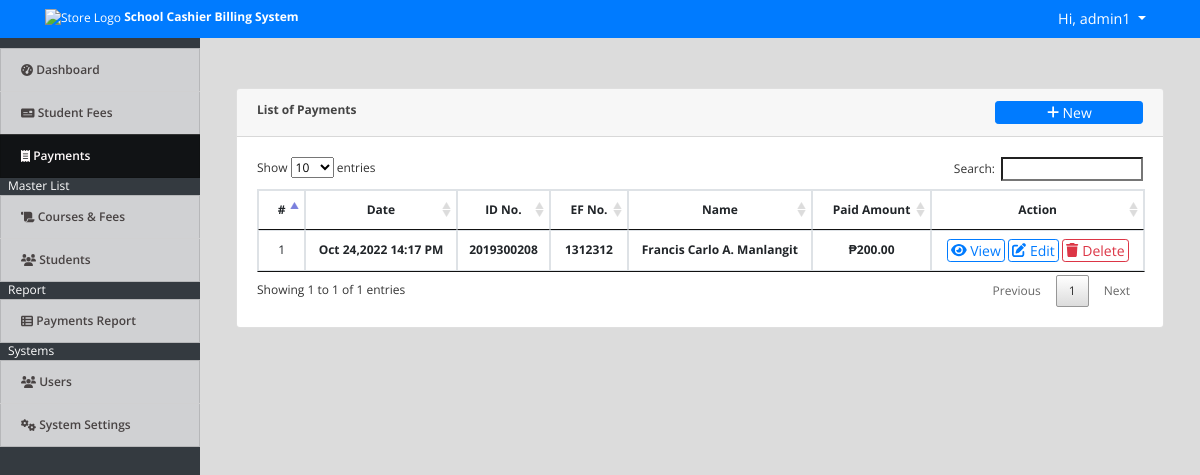
Screenshot of /index.php?page=payments (signed in) with the database file from the repository.
### tables this page shows
CREATE TABLE `payments` (
  `id` int(30) NOT NULL,
  `ef_id` int(30) NOT NULL,
  `amount` float NOT NULL,
  `remarks` text NOT NULL,
  `date_created` datetime NOT NULL DEFAULT CURRENT_TIMESTAMP ON UPDATE CURRENT_TIMESTAMP
);

CREATE TABLE `student` (
  `id` int(30) NOT NULL,
  `id_no` varchar(100) NOT NULL,
  `name` text NOT NULL,
  `contact` varchar(100) NOT NULL,
  `address` text NOT NULL,
  `email` varchar(200) NOT NULL,
  `date_created` datetime NOT NULL DEFAULT CURRENT_TIMESTAMP
);

CREATE TABLE `student_ef_list` (
  `id` int(30) NOT NULL,
  `student_id` int(30) NOT NULL,
  `ef_no` varchar(200) NOT NULL,
  `course_id` int(30) NOT NULL,
  `total_fee` float NOT NULL,
  `date_created` datetime NOT NULL DEFAULT CURRENT_TIMESTAMP
);

### payments.php (the view, shortened to what this page needs)
<?php include 'db_connect.php'; ?>
<div class="container-fluid">
	<div class="col-lg-12">
		<div class="row">
			<div class="col-md-12">
				<div class="card">
					<div class="card-header">
						<b>List of Payments </b>
						<span class="float:right"><a class="btn btn-primary btn-block btn-sm col-sm-2 float-right" href="javascript:void(0)" id="new_payment">
					<i class="fa fa-plus"></i> New
				</a></span>
					</div>
					<div class="card-body">
						<table class="table table-condensed table-bordered table-hover">
							<thead>
								<tr>
									<th class="text-center">#</th>
									<th class="text-center">Date</th>
									<th class="text-center">ID No.</th>
									<th class="text-center">EF No.</th>
									<th class="text-center">Name</th>
									<th class="text-center">Paid Amount</th>
									<th class="text-center">Action</th>
								</tr>
							</thead>
							<tbody>
								<?php
								$i = 1;
								$payments = $conn->query("SELECT p.*,s.name as sname, ef.ef_no,s.id_no FROM payments p inner join student_ef_list ef on ef.id = p.ef_id inner join student s on s.id = ef.student_id order by unix_timestamp(p.date_created) desc ");
								if($payments->num_rows > 0):
								while($row=$payments->fetch_assoc()):
								?>
								<tr>
									<td class="text-center"><?php echo $i++ ?></td>
									<td class="text-center">
										<p> <b><?php echo date("M d,Y H:i A",strtotime($row['date_created'])) ?></b></p>
									</td>
									<td class="text-center">
										<p> <b><?php echo $row['id_no'] ?></b></p>
									</td>
									<td class="text-center">
										<p> <b><?php echo $row['ef_no'] ?></b></p>
									</td>
									<td class="text-center">
										<p> <b><?php echo ucwords($row['sname']) ?></b></p>
									</td>
									<td class="text-center">
										<p> <b>&#8369;<?php echo number_format($row['amount'],2) ?></b></p>
									</td>
									<td class="text-center">
										<button class="btn btn-sm btn-outline-primary view_payment" type="button" data-id="<?php echo $row['id'] ?>" data-ef_id="<?php echo $row['ef_id'] ?>"><i class="fa fa-eye"></i> View</button>
										<button class="btn btn-sm btn-outline-primary edit_payment" type="button" data-id="<?php echo $row['id'] ?>"><i class="fa fa-edit"></i> Edit</button>
										<button class="btn btn-sm btn-outline-danger delete_payment" type="button" data-id="<?php echo $row['id'] ?>"><i class="fa fa-trash"></i> Delete</button>
									</td>
								</tr>
								<?php
									endwhile;
									else:
								?>
								<tr>
									<th class="text-center" colspan="7">No data.</th>
								</tr>
								<?php
									endif;
								?>
							</tbody>
						</table>
					</div>
				</div>
			</div>
		</div>
	</div>
</div>

### assets/css/style.css (style rules this page uses)
body { font-family: "Open Sans", sans-serif; color: #444444; width: 100%; height: calc(100%); font-size: 12px; }
a { color: #1977cc; }
.btn-sm { padding: .0001rem .2rem; }

### index.php (style rules this page uses)
body { background: #80808045; }

### payments.php (style rules this page uses)
td { vertical-align: middle !important; }
td p { margin: unset }

### rows the page displays
payments: date_created "Oct 24,2022 14:17 PM", student.id_no "2019300208", student_ef_list.ef_no "1312312", student.name "Francis Carlo A. Manlangit", amount "200.00"

### other values shown
$_SESSION['system']['name'] "School Cashier Billing System"
$_SESSION['login_name'] "admin1"
